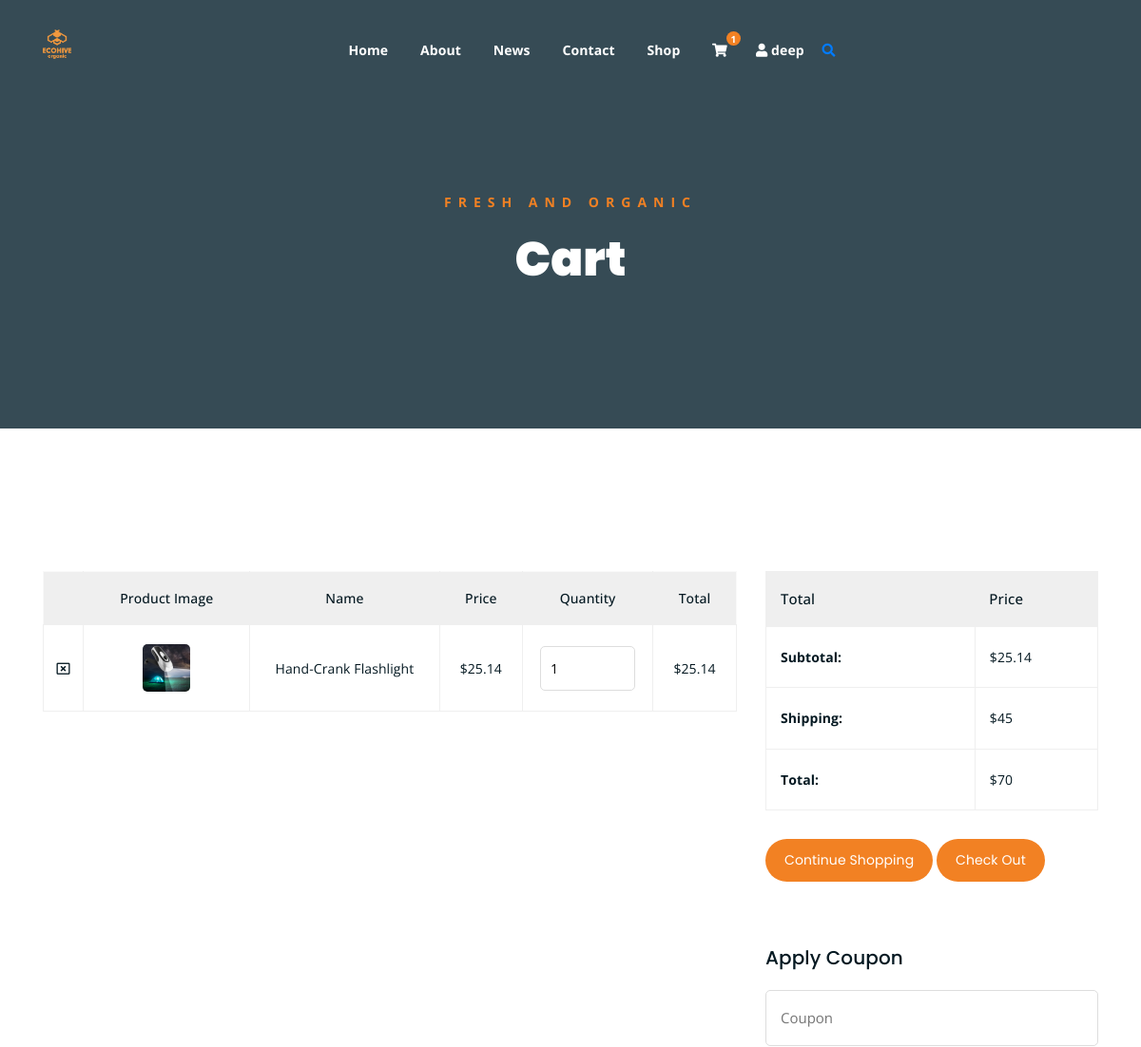
Page /cart/ (signed in, upper part) on the earlier database version.
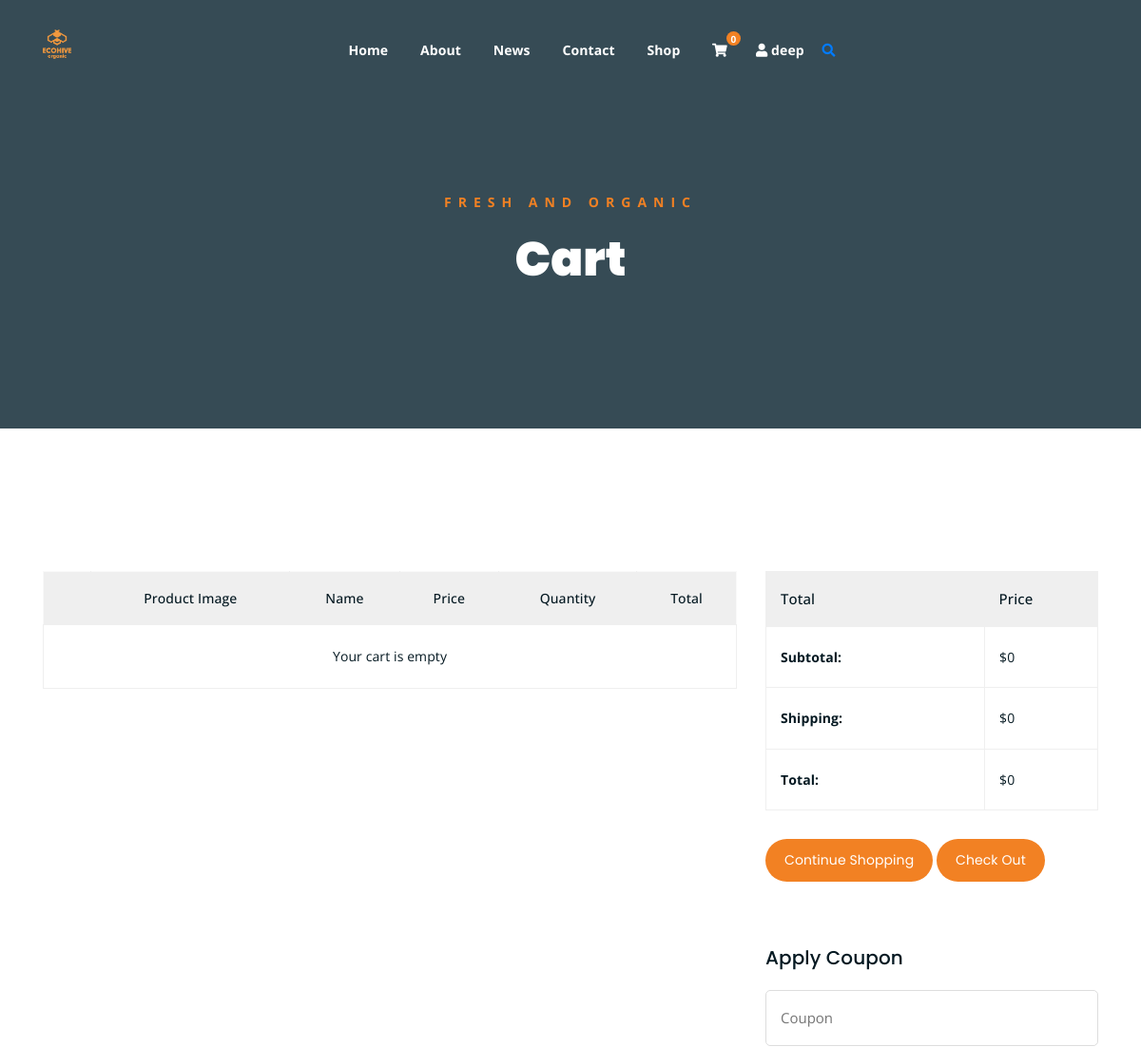
Same page on the later database version.
### app1/models.py (models this page shows, shortened)
class User(AbstractBaseUser, PermissionsMixin):
    email = models.EmailField(_('email address'), unique=True)
    username = models.CharField(_('username'), max_length=30, unique=True)
    first_name = models.CharField(_('first name'), max_length=30)
    last_name = models.CharField(_('last name'), max_length=30)
    date_joined = models.DateTimeField(_('date joined'), default=timezone.now)
    is_active = models.BooleanField(_('active'), default=True)
    is_staff = models.BooleanField(_('staff status'), default=False)
    bio = models.TextField(_('bio'), max_length=500, blank=True)
    profile_picture = models.ImageField(
        _('profile picture'),
        upload_to='profile_pics/',
        blank=True,
        null=True
    )
    groups = models.ManyToManyField(
        'auth.Group',
        verbose_name=_('groups'),
        blank=True,
        help_text=_(
            'The groups this user belongs to. A user will get all permissions '
            'granted to each of their groups.'
        ),
        related_name="custom_user_set",  # Changed to unique name
        related_query_name="custom_user",
    )
    user_permissions = models.ManyToManyField(
        'auth.Permission',
        verbose_name=_('user permissions'),
        blank=True,
        help_text=_('Specific permissions for this user.'),
        related_name="custom_user_permissions_set",  # Changed to unique name
        related_query_name="custom_user_permissions",
    )
    objects = UserManager()
    USERNAME_FIELD = 'email'
    REQUIRED_FIELDS = ['username', 'first_name', 'last_name']
    class Meta:
        verbose_name = _('user')
        verbose_name_plural = _('users')
    @property
    def cart(self):
        cart, created = Cart.objects.get_or_create(user=self)
        return cart

class Cart(models.Model):
    user = models.ForeignKey(settings.AUTH_USER_MODEL, on_delete=models.CASCADE)
    created_at = models.DateTimeField(auto_now_add=True)
    updated_at = models.DateTimeField(auto_now=True)
    @property
    def total_price(self):
        return sum(item.total_price for item in self.items.all())

class CartItem(models.Model):
    cart = models.ForeignKey(Cart, related_name='items', on_delete=models.CASCADE)
    product = models.ForeignKey('Product', on_delete=models.CASCADE)
    quantity = models.PositiveIntegerField(default=1)
    price = models.DecimalField(max_digits=10, decimal_places=2)
    @property
    def total_price(self):
        return Decimal(self.price) * Decimal(self.quantity)

class Product(models.Model):
    CATEGORY_CHOICES = [
        ('Organic Food', 'Organic Food'),
        ('Household Items', 'Household Items'),
        ('Reusable Products', 'Reusable Products'),
        ('Eco Personal Care', 'Eco Personal Care'),
        ('Green Gadgets', 'Green Gadgets'),
        ('other', 'Other'),
    ]
    name = models.CharField(max_length=100)
    description = models.TextField()
    price = models.DecimalField(max_digits=10, decimal_places=2)
    category = models.CharField(max_length=30, choices=CATEGORY_CHOICES)
    image = models.ImageField(upload_to='products/')
    created_at = models.DateTimeField(auto_now_add=True)
    updated_at = models.DateTimeField(auto_now=True)
    class Meta:
        ordering = ['-created_at']

### app1/views.py (the view)
# urls.py: path('cart/', views.cart, name='cart'),
@login_required
def cart(request):
    cart, created = Cart.objects.get_or_create(user=request.user)
    return render(request, 'cart.html', {'cart': cart})

### app1/context_processors.py (called while the page is built)
def cart_count(request):
    if request.user.is_authenticated:
        cart, created = Cart.objects.get_or_create(user=request.user)
        return {'cart_count': cart.items.count()}
    return {'cart_count': 0}

### app1/static/templates/cart.html (shortened to what the changed rows need)
{% extends 'base.html' %}
{% load static %}
{% block content %}
<div class="breadcrumb-section breadcrumb-bg">
    <div class="container">
        <div class="row">
            <div class="col-lg-8 offset-lg-2 text-center">
                <div class="breadcrumb-text">
                    <h1>Cart</h1>
                </div>
            </div>
        </div>
    </div>
</div>
<div class="cart-section mt-150 mb-150">
    <div class="container">
        <div class="row">
            <div class="col-lg-8 col-md-12">
                <div class="cart-table-wrap">
                    <table class="cart-table">
                        <thead class="cart-table-head">
                            <tr class="table-head-row">
                                <th class="product-remove"></th>
                                <th class="product-image">Product Image</th>
                                <th class="product-name">Name</th>
                                <th class="product-price">Price</th>
                                <th class="product-quantity">Quantity</th>
                                <th class="product-total">Total</th>
                            </tr>
                        </thead>
                        <tbody>
                            {% for item in cart.items.all %}
                            <tr class="table-body-row">
                                <td class="product-remove">
                                    <a href="{% url 'remove_from_cart' item.id %}">
                                        <i class="far fa-window-close"></i>
                                    </a>
                                </td>
                                <td class="product-image">
                                    <img src="{{ item.product.image.url }}" alt="{{ item.product.name }}">
                                </td>
                                <td class="product-name">{{ item.product.name }}</td>
                                <td class="product-price">${{ item.price }}</td>
                                <td class="product-quantity">
                                    <form method="post" action="{% url 'update_cart' item.id %}">
                                        <input type="number" name="quantity" value="{{ item.quantity }}" min="1">
                                    </form>
                                </td>
                                <td class="product-total">${{ item.total_price }}</td>
                            </tr>
                            {% empty %}
                            <tr>
                                <td colspan="6" class="text-center">Your cart is empty</td>
                            </tr>
                            {% endfor %}
                        </tbody>
                    </table>
                </div>
            </div>
            <div class="col-lg-4">
                <div class="total-section">
                    <table class="total-table">
                        <thead class="total-table-head">
                            <tr class="table-total-row">
                                <th>Total</th>
                                <th>Price</th>
                            </tr>
                        </thead>
                        <tbody>
                            <tr class="total-data">
                                <td><strong>Subtotal: </strong></td>
                                <td>${{ cart.total_price }}</td>
                            </tr>
                            <tr class="total-data">
                                <td><strong>Shipping: </strong></td>
                                <td>
                                    {% if cart.items.count > 0 %}
                                        $45
                                    {% else %}
                                        $0
                                    {% endif %}
                                </td>
                            </tr>
                            <tr class="total-data">
                                <td><strong>Total: </strong></td>
                                <td>
                                    {% if cart.items.count > 0 %}
                                        ${{ cart.total_price|add:45 }}
                                    {% else %}
                                        $0
                                    {% endif %}
                                </td>
                            </tr>
                        </tbody>
                    </table>
                </div>
            </div>
        </div>
    </div>
</div>
{% endblock %}

### app1/static/templates/base.html (shortened to what this page needs)
{% load static %}
<!DOCTYPE html>
<html lang="en">
<head>
    <link rel="stylesheet" href="{% static 'assets/css/all.min.css' %}">
    <link rel="stylesheet" href="{% static 'assets/bootstrap/css/bootstrap.min.css' %}">
    <link rel="stylesheet" href="{% static 'assets/css/owl.carousel.css' %}">
    <link rel="stylesheet" href="{% static 'assets/css/magnific-popup.css' %}">
    <link rel="stylesheet" href="{% static 'assets/css/animate.css' %}">
    <link rel="stylesheet" href="{% static 'assets/css/meanmenu.min.css' %}">
    <link rel="stylesheet" href="{% static 'assets/css/main.css' %}?v={% now 'U' %}">
    <link rel="stylesheet" href="{% static 'assets/css/responsive.css' %}?v={% now 'U' %}">
</head>
<body>
    <div class="top-header-area" id="sticker">
        <div class="container">
            <div class="row">
                <div class="col-lg-12 col-sm-12 text-center">
                    <div class="main-menu-wrap">
                        <div class="site-logo">
                            <a href="{% url 'home' %}">
                                <img src="{% static 'assets/img/eco_hive_logo.png' %}" alt="EchoHive Logo">
                            </a>
                        </div>
                        <nav class="main-menu">
                            <ul>
                                <li class="{% if request.path == '/' %}current-list-item{% endif %}"><a href="{% url 'home' %}">Home</a></li>
                                <li class="{% if request.path == '/about/' %}current-list-item{% endif %}"><a href="{% url 'about' %}">About</a></li>
                                <li class="{% if '/news/' in request.path %}current-list-item{% endif %}"><a href="{% url 'eco_news' %}">News</a></li>
                                <li class="{% if request.path == '/contact/' %}current-list-item{% endif %}"><a href="{% url 'contact' %}">Contact</a></li>
                                <li class="{% if request.path == '/shop/' %}current-list-item{% endif %}"><a href="{% url 'shop' %}">Shop</a></li>
                                <li>
                                    <div class="header-icons">
                                        <a class="shopping-cart" href="{% url 'cart' %}">
                                            <i class="fas fa-shopping-cart"></i>
                                            {% if user.is_authenticated %}
                                                <span class="cart-count">{{ user.cart.items.count }}</span>
                                            {% endif %}
                                        </a>
                                        {% if user.is_authenticated %}
                                            <li class="user-dropdown">
                                                <a class="shopping-cart-1" href="#">
                                                    <i class="fas fa-user"></i>
                                                    <span class="username">{{ user.first_name }}</span>
                                                </a>
                                            </li>
                                        {% endif %}
                                        <a class="mobile-hide search-bar-icon" href="#"><i class="fas fa-search"></i></a>
                                    </div>
                                </li>
                            </ul>
                        </nav>
                    </div>
                </div>
            </div>
        </div>
    </div>
    {% block content %}{% endblock %}
</body>
</html>

Differences in the rows shown:
removed CartItem: product.image (picture), product.name "Hand-Crank Flashlight", price "25.14", quantity "1", total_price "25.14"
changed User "deep": cart.items.count "1" → "0"
shown differently, row unchanged: Cart: total_price "25.14" → "0"; total_price|add "70" → (not shown)
Other differences:
text no longer shown: "$45 $"
text now shown: "Your cart is empty $0 $0"
